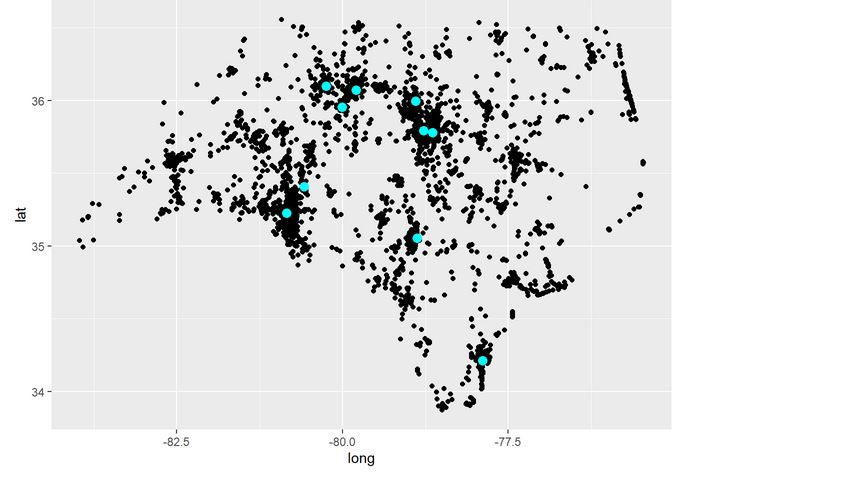

Write the R code that produced this figure.
#This Snippet examines bike crash data in North Carolina, and looks at their location to major cities
setwd("C:/Users/Eric/Downloads")
data = read.csv("nc_bike_crash.csv", stringsAsFactors = TRUE, sep=";")
data = data[,-c(1,2)]


foo = data$Location
foo = as.character(foo)
foo  = strsplit(foo,",")
foo = unlist(foo)
loc = matrix(as.numeric(foo),nrow=nrow(data),byrow = TRUE)

# visualization
loc = data.frame(loc)
names(loc) = c("lat","long")
data1 = cbind(data,loc)

foo = subset(data1, lat>0)
xmin = min(foo$long)
xmax = max(foo$long)
ymin = min(foo$lat)
ymax = max(foo$lat)

cities = data.frame(City = c("Charlotte", "Raleigh", "Greensboro", "Durham", "Winston-Salem", "Fayetteville", "Cary", "Wilmington", "High Point", "Concord"),
                    Lat = c(35.2271, 35.7796, 36.0726, 35.9940, 36.0999, 35.0527, 35.7915, 34.2104, 35.9557, 35.4088 ), 
                    Long = c(-80.8431, -78.6382, -79.7920, -78.8986, -80.2442, -78.8784, -78.7811, -77.8868, -80.0053, -80.5795 ))

p = ggplot(data1, aes(x=long,y=lat), size = 3)
p + geom_point() + xlim(xmin,xmax) + ylim(ymin,ymax) + geom_point(data = cities, aes(x = Long, y = Lat, color = City) ,color = "cyan", size = 3)

p2 = ggplot(data1, aes(x= Bike_Injur,y=Bike_Age, fill=Bike_Injur))
p2+geom_boxplot()

p = ggplot(data1, aes(x= Drvr_Injur,y=Drvr_Age, fill=Drvr_Injur))
p+geom_boxplot()
